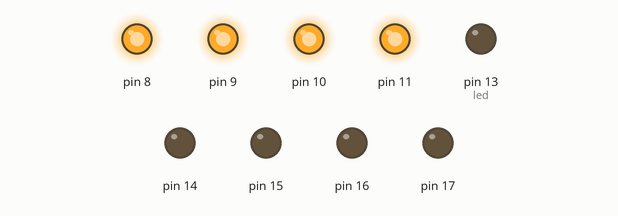
Simulated run of this sketch. Board: Arduino Uno, built with avr-gcc and run on an emulated ATmega328P. Parts: output pins drawn as LEDs (lit = HIGH). What the sketch prints to the serial monitor is not drawn.

Above: at 0.1 s.
Timing chart, 0 to 1.6 s (numbered marks = the images above):
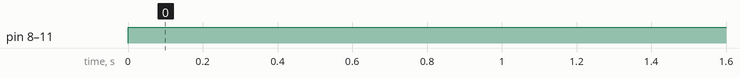

Measured:
- by itself, pin 8–11: LOW → HIGH at 0.00 s

The sketch:

solenoidController.ino
```cpp
/*
JAF 2016-05-07. Solenoid Driver controller.
 Uses I2C to control a Gameplan SDU board.

 J?
 1 = Relay Control btw J3-12 / J1-21
 2 = Relay Control btw Solenoid Grounds and J2-12 to 15
 3 = Q18 Driver J2-10 (to Ground) and J3-20 (to Ground)
 4 = Q8 Driver J2-9 (to Ground) and J3-19 (to Ground)
 5 = Sol Adr 1
 6 = Sol Adr 2
 7 = Key
 8 = Sol Adr 3
 9 = Sol Adr 4

 Low PortB (Active High):
 0=sol Address 0 (to J?-5)
 1=sol Address 1 (to J?-6)
 2=sol Address 2 (to J?-8)
 3=sol Address 3 (to J?-9)

 Low PortC (Active High):
 0=Relay Control J3-12/J1-21 (to J?-1)
 1=Relay Control Grounds to J2-12 to 15
 2=Q18 Driver (to J?-3)
 3=Q8 Driver (to J?-4)


 PortB = ####1111 turns off all solenoids.

 */

#include <avr/io.h>
#include <Wire.h>
#define F_CPU 16000000UL  //16mhz clock
#include <util/delay.h>
#define SOLENOID_ADDRESS 0x03 //i2c address here. = 0x03

// Pin 13 has an LED connected on most Arduino boards.
// PB5 is the LED
// give it a name:
int led = 13;

unsigned char _slowBlink;
unsigned char _fastBlink;
int _timerControl;

//holds the status of the lamp.
//00=off, 01=on, 10=slow blink, 11=fast blink
unsigned char _solenoidControl[17];
int _lastSolenoid; //last Solenoid ID command sent. Makes debugging easier

// the setup routine runs once when you press reset:
void setup() {
  // initialize the digital pin as an output.
  pinMode(led, OUTPUT);
  Serial.begin(9600); // start serial for output. Should only have this if debugging
  _lastSolenoid = 0;

  ClearAllSolenoids();

  DDRC = DDRC | B00001111; //Port C0-C3 output for Lamp Strobe0-Strobe3
  DDRB = DDRB | B00001111; //Port B0-B3 output for Lamp0-Lamp3

  _timerControl = 0;

  // initialize timer1
  noInterrupts();           // disable all interrupts
  TCCR1A = 0;
  TCCR1B = 0;
  TCNT1  = 0;

  OCR1A =  15625; //31250;            // compare match register 16MHz/256/2Hz (4 hz)
  TCCR1B |= (1 << WGM12);   // CTC mode
  TCCR1B |= (1 << CS12);    // 256 prescaler
  TIMSK1 |= (1 << OCIE1A);  // enable timer compare interrupt
  interrupts();             // enable all interrupts

    Wire.begin(SOLENOID_ADDRESS);                // join i2c bus
  // register i2 events
  Wire.onReceive(receiveEvent);
  Wire.onRequest(sendEvent);

  Serial.println("Initialized!");
}

void ClearAllSolenoids(){
  int i;

  for(i=0;i<17;i++){
    _solenoidControl[i]=0;
  }
}


void ClearAllControls(){
  PORTC &= 0xf0; //turn off the lower 4 bits.
}


void SetSolenoid(int sol, unsigned char data){
  //0=off, 1=long pulse, 2=short pulse, 3=on
  _solenoidControl[sol]=data;
}

// the loop routine runs over and over again forever:
void loop() {

  int i;

  unsigned long int count;
  unsigned char newValue;

  /* Old while(1){
   delay(100);
   }
   */

  while(1){
    //just loop through each lamp value...
    for(i=0;i<17;i++){
      //0=off, 1=long pulse, 2=short pulse, 3=on
      switch(_solenoidControl[i]){
      case 0:
        if(i<16){
          turnOffAllSolenoids();
        }
        else{
          turnOffLED();
        }

      case 1: //long pulse

        break;

      case 2: //short pulse


        break;

      case 3: //on
        if(i<16){
          turnOnSolenoid(i);
        }
        else{
          turnOnLED();
        }

        break;
      }
    }

    //DiagLEDControl(_lightControl[22]); //calling every end of loop using lamp 22
  }
}

ISR(TIMER1_COMPA_vect)          // timer compare interrupt service routine
{
  if(_timerControl>3){

    _timerControl = 0;

  }


  switch(_timerControl){

  case 0:
    _slowBlink=0x00;
    _fastBlink =0x00;

    break;

  case 1:
    _slowBlink = 0x00;
    _fastBlink=0x01;

    break;

  case 2:
    _slowBlink = 0x01;
    _fastBlink = 0x00;

    break;

  case 3:
    _slowBlink = 0x01;
    _fastBlink = 0x01;

    break;

  }


  _timerControl++;

}


//2 byte format. Byte 0 = 0 off,1 = on,2 = slow,3 = fast
//Byte 1 = Which Lamp we are controlling
//Byte 1 = 64, is the LED
//65 = controlling all lamps
void receiveEvent(int howMany)
{
  int solCommand;

  digitalWrite(led, HIGH);   // turn the LED on (HIGH is the voltage level)

  solCommand = Wire.read();
  _lastSolenoid = Wire.read();

  if(solCommand < 4 && _lastSolenoid < 17)
    _solenoidControl[_lastSolenoid] = solCommand;

  if(_lastSolenoid == 16){ //since we just received a LED message..turn off the other Solenoids
    ClearAllSolenoids();
  }

  /*   Low PortC (Active High):
   0=Relay Control J3-12/J1-21 (to J?-1)
   1=Relay Control Grounds to J2-12 to 15
   2=Q18 Driver (to J?-3)
   3=Q8 Driver (to J?-4)*/
  if(solCommand==1){ //on
    switch(_lastSolenoid){
    case 17:
      PORTC |= 0x01;     //0=Relay Control J3-12/J1-21 (to J?-1)
    case 18:
      PORTC |= 0x02;     //1=Relay Control Grounds to J2-12 to 15
    case 19:
      PORTC |= 0x04;     //2=Q18 Driver (to J?-3)
    case 20:
      PORTC |= 0x08;     //3=Q8 Driver (to J?-4)

    }
  }
  else{ //off
    switch(_lastSolenoid){
    case 17:
      PORTC &= ~0x01;     //0=Relay Control J3-12/J1-21 (to J?-1)
    case 18:
      PORTC &= ~0x02;     //1=Relay Control Grounds to J2-12 to 15
    case 19:
      PORTC &= ~0x04;     //2=Q18 Driver (to J?-3)
    case 20:
      PORTC &= ~0x08;     //3=Q8 Driver (to J?-4) (JAF: maybe use analogWrite??)


    }
  }
}

// callback for sending last receivedValue
void sendEvent(){
  Wire.write(_lastSolenoid);
}


void turnOnSolenoid(int solID){
  unsigned char newValue;

  newValue =  PORTB | 0x0f; //reset low byte to all ####1111
  newValue = newValue & (solID | 0xf0); //example for 0xE0, this would be 0xfe AND-ing with. so new value should be ####1110
  PORTB = newValue;
}

void turnOnLED(){
  //          Serial.println ("Turning On LED");
  //          PORTB ^=(1<<PB5);
  PORTB = PORTB | 0x20; //turn on PB5 = LED
  //          _delay_ms(500);

}
void turnOffLED(){
  PORTB = PORTB & 0xdf; //turn off PB5 = LED
}

void turnOffAllSolenoids(){
  PORTB |= 0x0f; //turn off.
}
```
